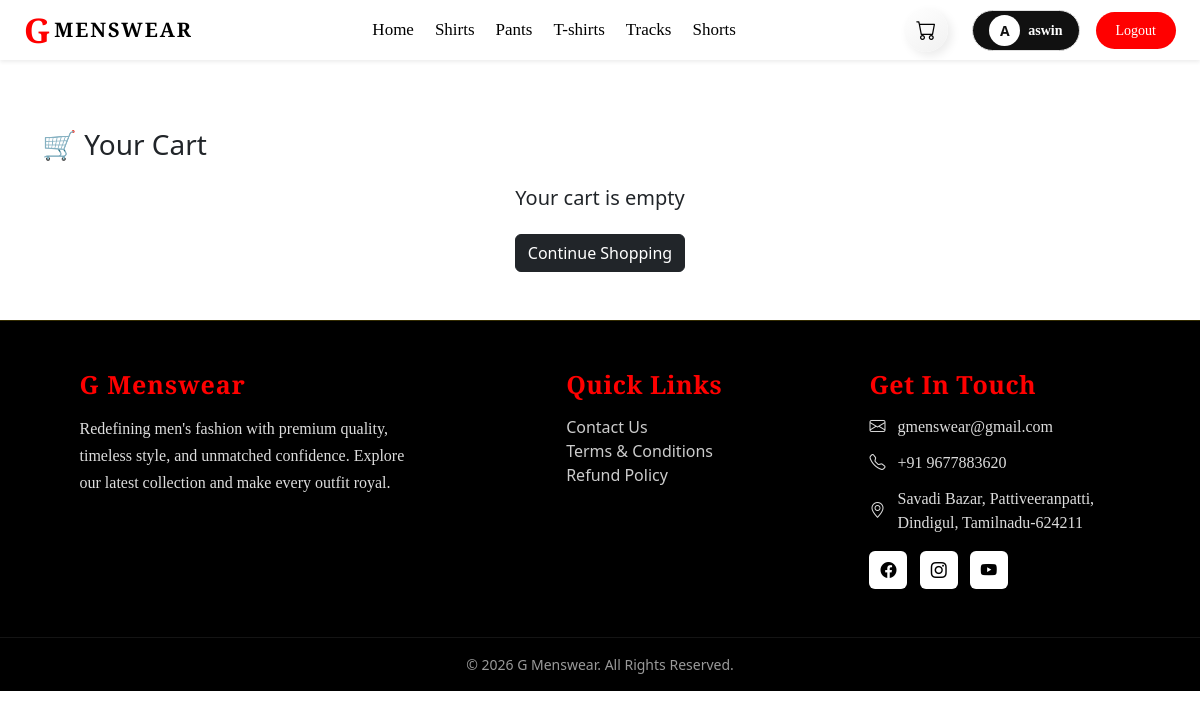
The app's page /cart/ (signed in) with its own data.
### category/models.py (models this page shows, shortened)
class Category(models.Model):
  category_name = models.CharField(max_length=100)
  slug = models.SlugField(unique=True, max_length=150, blank=True)
  image = models.ImageField(upload_to=getFileName, blank=True, null=True)  # ✅ Use function directly
  status = models.BooleanField(default=False)
  show_in_navbar = models.BooleanField(default=True)
  created_at = models.DateTimeField(auto_now_add=True)
  class Meta:
    verbose_name = 'category'
    verbose_name_plural = 'categories'

### accounts/models.py (models this page shows, shortened)
class Account(AbstractBaseUser, PermissionsMixin):
    first_name   = models.CharField(max_length=50, blank=True, default="")
    last_name    = models.CharField(max_length=50, blank=True, default="")
    username     = models.CharField(max_length=100, unique=True)
    email        = models.EmailField(max_length=100, unique=True)
    phone_number = models.CharField(max_length=50, blank=True, default="")
    date_joined  = models.DateTimeField(auto_now_add=True)
    last_login   = models.DateTimeField(auto_now=True)
    is_active = models.BooleanField(default=True)
    is_staff = models.BooleanField(default=False)
    is_superuser = models.BooleanField(default=False)
    USERNAME_FIELD  = 'email'
    REQUIRED_FIELDS = ['username', 'first_name', 'last_name']
    objects = MyAccountManager()

### cart/views.py (the view)
# urls.py: path("", views.cart_view, name="cart"),                 # cart page
def cart_view(request):
    cart = _get_cart(request)
    cart_items = cart.items.all()
    subtotal = sum(item.sub_total() for item in cart_items)
    SHIPPING = 50
    FREE_LIMIT = 1500
    shipping = 0 if subtotal >= FREE_LIMIT or subtotal == 0 else SHIPPING
    grand_total = subtotal + shipping
    context = {
        "cart_items": cart_items,
        "total": subtotal,
        "shipping": shipping,
        "grand_total": grand_total,
    }
    return render(request, "products/cart.html", context)

### cart/context_processors.py (called while the page is built)
def cart_count(request):
    if request.user.is_authenticated:
        from .models import CartItem
        count = CartItem.objects.filter(cart__user=request.user).count()
    else:
        count = 0
    return {'cart_count': count}

### cart/views.py (called while the page is built)
def _get_cart(request):
    if not request.session.session_key:
        request.session.create()
    if request.user.is_authenticated:
        cart, created = Cart.objects.get_or_create(user=request.user)
    else:
        cart, created = Cart.objects.get_or_create(
            session_id=request.session.session_key
        )
    return cart

### category/context_processors.py (called while the page is built)
def menu_categories(request):
    return {
        "menu_categories": Category.objects.filter(show_in_navbar=True)
    }

### templates/products/cart.html (shortened to what this page needs)
{% extends 'base.html' %}
{% load static %}
{% block content %}
<div class="container my-5 cart-page">
  <h3 class="mb-4">🛒 Your Cart</h3>
  {% if not cart_items %}
  <div class="text-center">
    <h5>Your cart is empty</h5>
    <a href="{% url 'home' %}" class="btn btn-dark mt-3">Continue Shopping</a>
  </div>
    {% endif %}
  </div>
{% endblock content %}

### templates/includes/navbar.html (shortened to what this page needs)
{% load static %}
{% block content %}
<nav class="navbar navbar-expand-lg navbar-light fixed-top bg-white shadow-sm">
  <div class="container-fluid">
    <a class="navbar-brand brand-text" href="{% url 'home' %}">
      <span class="brand-g">G</span>
      <span class="brand-name">MENSWEAR</span>
    </a>
    <div class="collapse navbar-collapse d-none d-lg-flex">
      <ul class="navbar-nav mx-auto">
        <li class="nav-item">
          <a class="nav-link" href="{% url 'home' %}">Home</a>
        </li>
        {% for cat in menu_categories %}
        <li class="nav-item">
          <a class="nav-link" href="{% url 'category_products' cat.slug %}">
            {{ cat.category_name }}
          </a>
        </li>
        {% endfor %}
      </ul>
      <div class="d-flex align-items-center gap-4">
        <a href="{% url 'cart' %}" class="icon-btn position-relative">
          <i class="bi bi-cart"></i>
        </a>
        {% if user.is_authenticated %}
        <div class="d-flex align-items-center gap-3">
          <div class="profile-badge d-flex align-items-center gap-2 px-3 py-1">
            <div class="profile-avatar">
              {{ user.first_name|default:user.username|slice:":1"|upper }}
            </div>
            <span class="profile-name">
              {{ user.first_name|default:user.username }}
            </span>
          </div>
          <form method="POST" action="{% url 'logout' %}" class="m-0">
            <button class="logout-btn  btn-sm">Logout</button>
          </form>
        </div>
        {% else %}
        <a href="{% url 'login' %}" class="login-button">Login</a>
        {% endif %}
      </div>
    </div>
  </div>
</nav>
{% endblock content %}

### static/css/style.css (style rules this page uses)
body { padding-top: 0 !important; }
.navbar { height: 60px; padding: 0 12px; margin-bottom: 0 !important; display: flex; align-items: center; background: #fff; padding-top: env(safe-area-inset-top); }
.navbar .container-fluid { display: flex; align-items: center; justify-content: space-between; }
.navbar-brand { display: flex; align-items: center; height: 60px; padding: 0; text-decoration: none; }
.brand-text { display: flex; align-items: center; }
.brand-g { color: #ff0000; font-family: 'Cinzel', serif; font-size: 34px; font-weight: 900; margin-right: 4px; line-height: 1; }
.brand-name { color: #000; font-family: 'Cinzel Decorative', serif; font-weight: 700; letter-spacing: 2px; line-height: 1; }
.icon-btn { position: relative; display: flex; align-items: center; justify-content: center; width: 44px; height: 44px; border-radius: 50%; background: linear-gradient(145deg, #ffffff, #f1f1f1); box-shadow: 4px 4px 10px rgba(0,0,0,0.08), -4px -4px 10px rgba(255,255,255,0.9); color: #000; text-decoration: none; transition: all 0.25s ease; }
.icon-btn i { font-size: 1.25rem; }
.navbar-nav .nav-link { font-family: Georgia; font-size: 17px; font-weight: 500; color: #000; padding: 8px 12px; position: relative; margin-right: 5px; }
.navbar-nav .nav-link::after { content: ""; position: absolute; bottom: 0; left: 50%; transform: translateX(-50%); width: 0; height: 2px; background: #ff2e2e; transition: width 0.3s ease; }

### templates/includes/navbar.html (style rules this page uses)
.profile-badge { background: #111; border-radius: 50px; border: 1px solid #e0e0e0; padding: 6px 14px; display: flex; align-items: center; gap: 8px; transition: all 0.3s ease; }
.profile-avatar { width: 31px; height: 31px; background: #fff; color: #111; font-weight: 600; font-size: 14px; border-radius: 50%; display: flex; align-items: center; justify-content: center; }
.profile-name { font-family: Georgia; font-weight: 800; font-size: 14px; color: #fff; }
.logout-btn { background: #ff0000; font-family: 'Trebuchet MS'; color: #fff; font-size: 14px; padding: 8px 20px; border-radius: 50px; border: none; text-decoration: none; transition: 0.3s ease; }

### records on screen
Category: category_name "Shirts"
Category: category_name "Pants"
Category: category_name "T-shirts"
Category: category_name "Tracks"
Category: category_name "Shorts"
Account: first_name "A", first_name "aswin"
